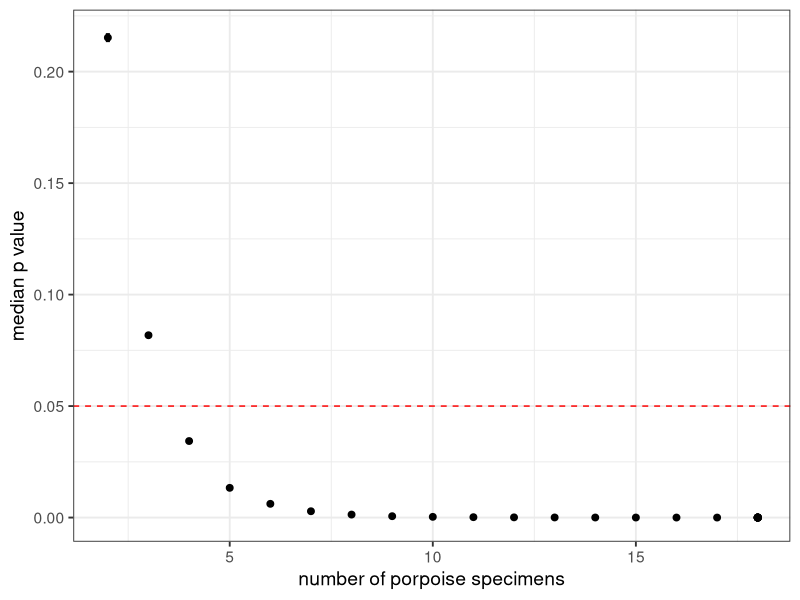
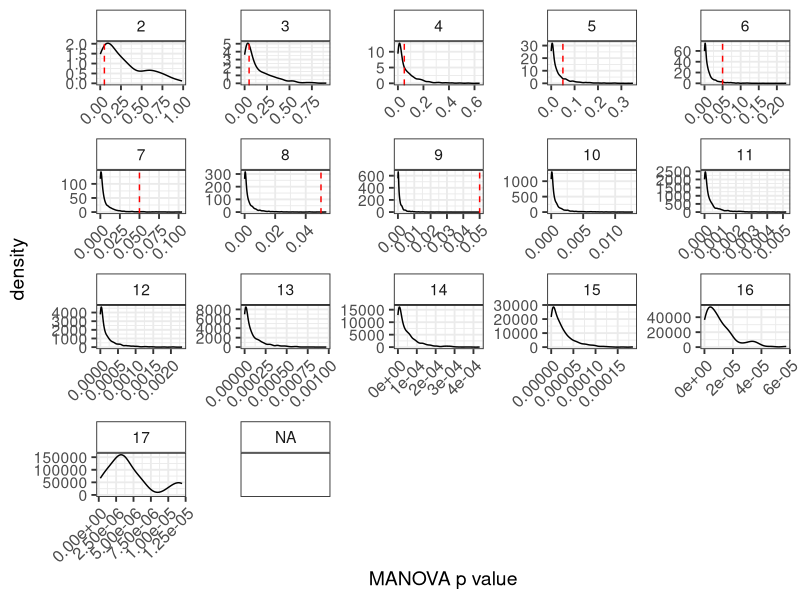

Here is the R script that generated these plots, in order:
# Plot results of rarefaction
# Aug 2019
#------------------------------------

#------------------------------------
# Load libraries
#------------------------------------
library(here)
library(tidyverse)
#-------------------------------------
# Read in data
man <- read_csv(here("outputs/rarefied-MANOVA-results-landmarks.csv"))

# Extract values for 18 porpoises
man1 <- read_csv(here("outputs/MANOVA-results-landmarks.csv"))

# Get median values for p values for each nporpoise
median_man <-
  man %>%
  filter(!is.na(nporpoise)) %>%
  group_by(nporpoise) %>%
  summarise(mean = median(p),
            se = sqrt(var(p/length(p))),
            sig = sum(p < 0.05)/n() * 100)
# Plots 
plot1 <- 
  ggplot(median_man, aes(x = nporpoise, y = mean)) +
  geom_point(size = 2) +
  geom_errorbar(aes(ymin = mean - se, ymax = mean + se), width = 0.1) +
  theme_bw(base_size = 14) +
  ylab("median p value") +
  xlab("number of porpoise specimens") +
  geom_point(data = man1, aes(x = 18, y = p[1]), size = 2) +
  geom_hline(yintercept = 0.05, linetype = 2, colour = "red")
  
ggsave(here("outputs/rare-MANOVA-overall.png"), plot1)

plot2 <- 
  ggplot(man, aes(x = p)) +
  geom_density() +
  theme_bw(base_size = 14) +
  xlab("MANOVA p value") +
  facet_wrap(~nporpoise, scales = "free") +
  theme(strip.background = element_rect(fill = "white"),
        axis.text.x = element_text(angle = 45, hjust = 1, size = 12)) +
  geom_vline(data = data.frame(xint = rep(0.05,8), nporpoise = c(2:9)), 
             aes(xintercept = xint), 
             linetype = "dashed", colour = "red")

ggsave(here("outputs/rare-MANOVA-p-density.png"), plot2, width = 7, height = 12)
